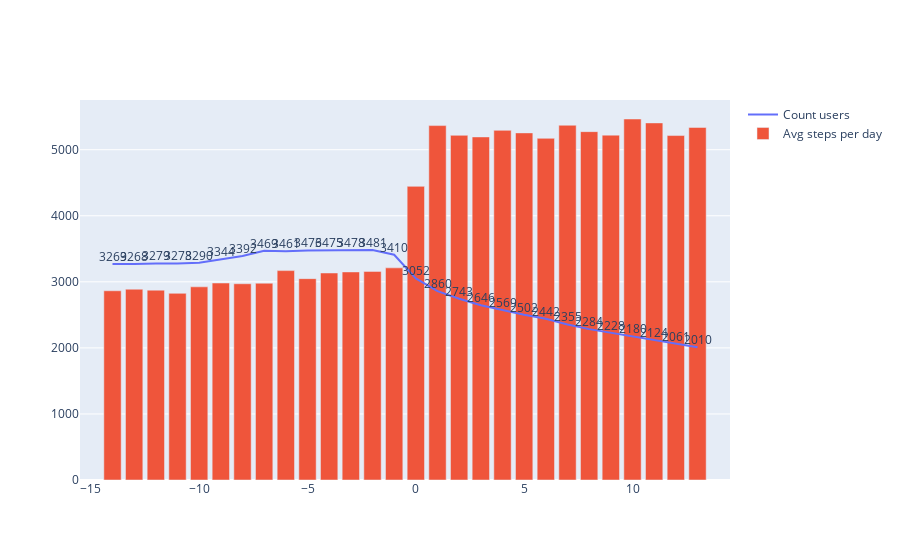

The notebook cell saved with this chart:
### Code cell
# all platforms
print_avg_steps_distribution(df)

### Figure 1 — Plotly figure (JSON) as saved in the notebook; plotly's stock layout.template omitted (floating-point values rounded to 4 significant figures)
{"data": [{"mode": "lines+text", "name": "Count users", "text": [3269, 3268, 3279, 3278, 3290, 3344, 3392, 3469, 3461, 3476, 3475, 3478, 3481, 3410, 3052, 2860, 2743, 2646, 2569, 2502, 2442, 2355, 2284, 2228, 2180, 2124, 2061, 2010], "textposition": "top center", "type": "scatter", "x": [-14, -13, -12, -11, -10, -9, -8, -7, -6, -5, -4, -3, -2, -1, 0, 1, 2, 3, 4, 5, 6, 7, 8, 9, 10, 11, 12, 13], "y": [3269, 3268, 3279, 3278, 3290, 3344, 3392, 3469, 3461, 3476, 3475, 3478, 3481, 3410, 3052, 2860, 2743, 2646, 2569, 2502, 2442, 2355, 2284, 2228, 2180, 2124, 2061, 2010]}, {"name": "Avg steps per day", "type": "bar", "x": [-14, -13, -12, -11, -10, -9, -8, -7, -6, -5, -4, -3, -2, -1, 0, 1, 2, 3, 4, 5, 6, 7, 8, 9, 10, 11, 12, 13], "y": [2864.0, 2888.0, 2874.0, 2826.0, 2924.0, 2982.0, 2971.0, 2979.0, 3170.0, 3048.0, 3134.0, 3150.0, 3158.0, 3211.0, 4445.0, 5365.0, 5217.0, 5193.0, 5293.0, 5254.0, 5172.0, 5370.0, 5273.0, 5220.0, 5465.0, 5406.0, 5214.0, 5337.0]}], "layout": {}}
